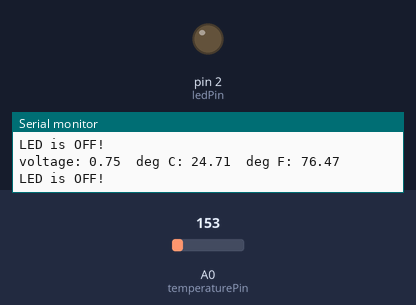
Simulated run of this sketch. Board: Arduino Uno, built with avr-gcc and run on an emulated ATmega328P. Parts: output pins drawn as LEDs (lit = HIGH), the last lines printed to the serial monitor. Inputs (shaded band) come from the test bench; at power-on: A0 (temperaturePin) = 153.

Above: at 1.8 s.
1.9 s: A0 (temperaturePin) set to 169
3.4 s: A0 (temperaturePin) set to 195
At 5.1 s:
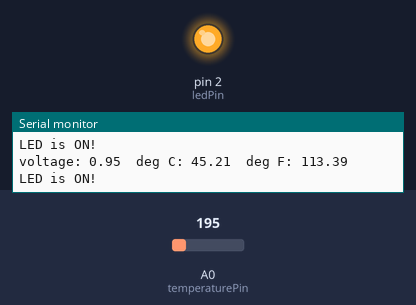
5.5 s: A0 (temperaturePin) set to 175
At 6.7 s:
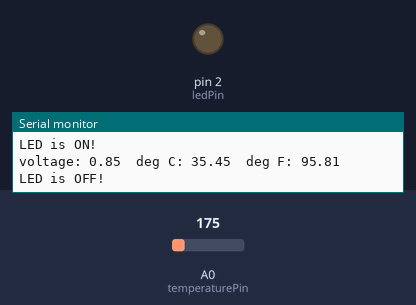
7.5 s: A0 (temperaturePin) set to 191
At 8.4 s:
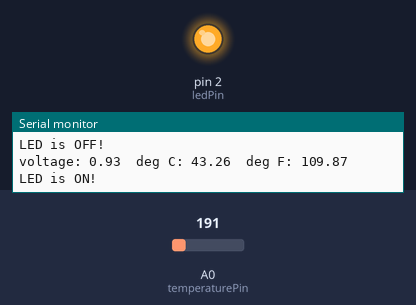
Timing chart, 0 to 10.5 s (numbered marks = the images above; inputs shaded):
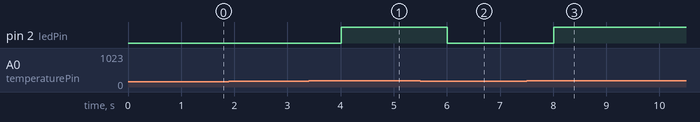

The sketch:

lab10.ino
```cpp
/*
Names: Siddarth & Mostafa
Dates: May 11, 2022
Description: Code for interfacing lab 10 - Temperature Sensor
*/
int temperaturePin = 0;
int ledPin = 2;
float voltage;
float degreesC;
float degreesF;

void setup(){
  pinMode(ledPin, OUTPUT);
  Serial.begin(9600);
}

void loop(){
  voltage = analogRead(temperaturePin) * 0.004882814;
  degreesC = (voltage - 0.5) * 100.0;
  degreesF = degreesC * (9.0/5.0) + 32.0;

  Serial.print("voltage: ");
  Serial.print(voltage);
  Serial.print("  deg C: ");
  Serial.print(degreesC);
  Serial.print("  deg F: ");
  Serial.println(degreesF);

  //Temperature is greater than 38 degrees Celsius
  if(degreesC > 38)
  {
    digitalWrite(ledPin, HIGH);
    Serial.println("LED is ON!");
  }

  //Temperature is less than or equal to 38 degrees Celsius
  else
  {
    digitalWrite(ledPin, LOW);
    Serial.println("LED is OFF!");
  }
  delay(1000);
}
```

Measured:
- the behaviour switches between 180 and 181 on A0 (temperaturePin) (found by bisection; images 0 and 1)
- after the input at 3.4 s, pin 2 (ledPin): LOW → HIGH after 0.61 s
- after the input at 5.5 s, pin 2 (ledPin): HIGH → LOW after 0.51 s
- after the input at 7.5 s, pin 2 (ledPin): LOW → HIGH after 0.51 s
